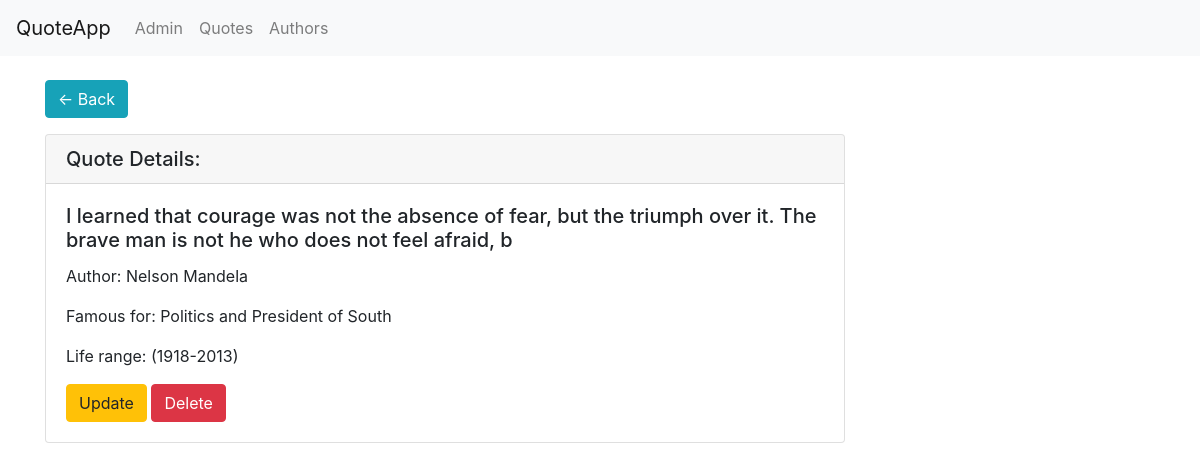
Before: /basic_app/quotes/25/ with the older database file.
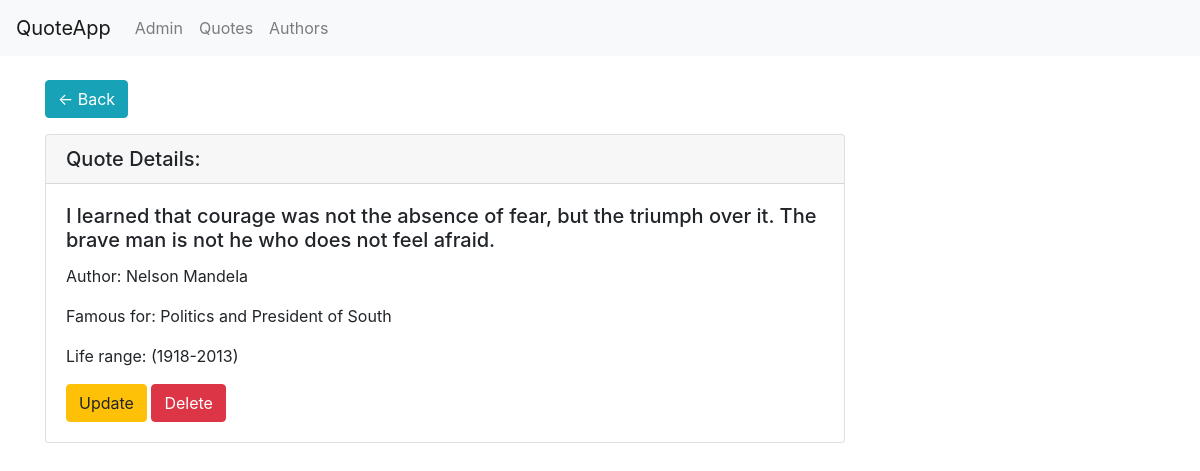
After: the same page with the newer database file.
### basic_app/models.py (models this page shows, shortened)
class QuotePost(models.Model):
    quoteDesription = models.CharField(max_length=128)
    quoteAuthor = models.ForeignKey(QuoteAuthor,on_delete = models.CASCADE,related_name ='quotesOfMan')

class QuoteAuthor(models.Model):
    author = models.CharField(max_length=64,unique=True)
    famousFor = models.CharField(max_length=32)
    lifeRange = models.CharField(max_length=64)
    def __str__(self):
        return self.author

### basic_app/views.py (the view)
# urls.py: path('quotes/<int:pk>/', views.QuoteDetailView.as_view(), name='detail'),
class QuoteDetailView(DetailView):
    context_object_name = 'quote_detail'
    model = QuotePost
    template_name = 'basic_app/quote_detail.html'

### templates/basic_app/quote_detail.html (shortened to what this page needs)
<!DOCTYPE html>
{% extends "basic_app/base.html" %}
{% block body_block %}
{% if quote_detail %}
<div class="container">
  <a href="{% url 'basic_app:quotes' %}" class="btn btn-info" role="button" aria-pressed="true"><- Back</a>
  <div class="card mt-3" style="width: 50rem;">
      <h5 class="card-header">Quote Details:</h5>
      <div class="card-body">
        <h5 class="card-title">{{quote_detail.quoteDesription}}</h5>
        <p class="card-text">Author: {{quote_detail.quoteAuthor}}</p>
        <p class="card-text">Famous for: {{quote_detail.quoteAuthor.famousFor}}</p>
        <p class="card-text">Life range: {{quote_detail.quoteAuthor.lifeRange}}</p>
        <a href="{% url 'basic_app:quote_update' pk=quote_detail.pk %}" class="btn btn-warning" role="button">Update</a>
        <a href="{% url 'basic_app:quote_delete' pk=quote_detail.pk %}" class="btn btn-danger" role="button">Delete</a>
      </div>
    </div>
</div>
{% endif %}
{% endblock %}

Changed rows visible on the page:
changed QuotePost "Nelson Mandela": quoteDesription "I learned that courage was not the absence of fear, but the triumph over it. The brave man is not he who does not feel afraid, b" → "I learned that courage was not the absence of fear, but the triumph over it. The brave man is not he who does not feel afraid."
